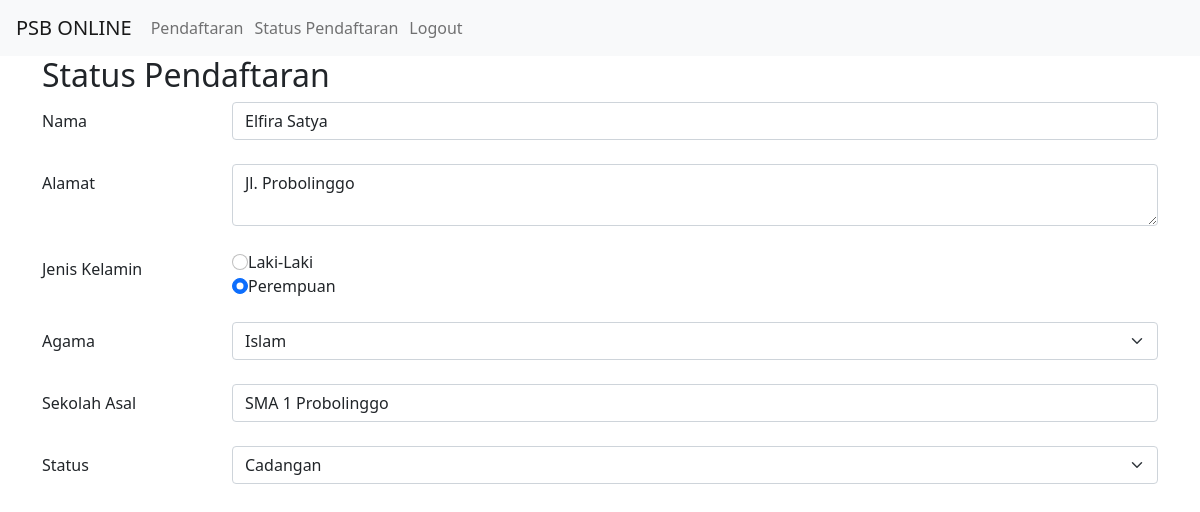
/index.php?p=view (signed in), run on the app's committed database.
### tables this page shows
CREATE TABLE `siswa` (
  `id_siswa` int(11) NOT NULL,
  `nama_siswa` varchar(50) NOT NULL,
  `alamat` varchar(150) NOT NULL,
  `jenis_kelamin` enum('L','P') NOT NULL,
  `agama` varchar(15) NOT NULL,
  `sekolah_asal` varchar(50) NOT NULL,
  `status` varchar(20) NOT NULL
);

### pages/view.php (the view, shortened to what this page needs)
<?php
    include"koneksi.php";
    $query=mysqli_query($db,"SELECT*FROM siswa");
    $isi=mysqli_fetch_array($query);
?>
<div class="container">
    <h2>Status Pendaftaran</h2>
    <form action="proses/peserta-edit.php" method="POST" enctype="multipart/form-data">
        <div class="form-group row mb-4">
            <label for="name" class="col-sm-2 col-form-label">Nama</label>
            <div class="col-sm-10">
                <input type="text" class="form-control" id="name" placeholder="Nama" name="nama_siswa" value="<?php echo $isi['nama_siswa']?>">
            </div>
        </div>
        <div class="form-group row mb-4">
            <label for="alamat" class="col-sm-2 col-form-label">Alamat</label>
            <div class="col-sm-10">
                <textarea class="form-control" id="alamat" placeholder="Alamat" rows="2" name="alamat"><?php echo $isi['alamat']?></textarea>
            </div>
        </div>
        <div class="form-group row mb-4">
            <label for="gender" class="col-sm-2 col-form-label">Jenis Kelamin</label>
            <div class="col-sm-10">
                <?php
                    if ($isi['jenis_kelamin']=="L") {
                        echo"<input type='radio' class='form-check-input' value='L' name='jenis_kelamin' checked>Laki-Laki</input><br>
                        <input type='radio' class='form-check-input' value='P' name='jenis_kelamin'>Perempuan</input>";
                    }elseif ($isi['jenis_kelamin']=="P") {
                        echo"<input type='radio' class='form-check-input' value='L' name='jenis_kelamin' >Laki-Laki</input><br>
                        <input type='radio' class='form-check-input' value='P' name='jenis_kelamin' checked>Perempuan</input>";
                    }
                ?>
            </div>
        </div>
        <div class="form-group row mb-4">
            <label for="agama" class="col-sm-2 col-form-label">Agama</label>
            <div class="col-sm-10">
                <select class="form-select" id="agama" placeholder="Agama" name='agama'>
                    <option value="<?php echo $isi['agama']?>"><?php echo $isi['agama']?></option>
                </select>
            </div>
        </div>
        <div class="form-group row mb-4">
            <label for="school" class="col-sm-2 col-form-label">Sekolah Asal</label>
            <div class="col-sm-10">
                <input type="text" class="form-control" id="school" placeholder="Sekolah Asal" name="sekolah_asal" value="<?php echo $isi['sekolah_asal']?>">
            </div>
        </div>
        <div class="form-group row mb-4">
            <label for="status" class="col-sm-2 col-form-label">Status</label>
            <div class="col-sm-10">
                <select class="form-select" id="status" placeholder="status" name='status'>
                    <option value="<?php echo $isi['status']?>"><?php echo $isi['status']?></option>
                </select>
            </div>
        </div>
       </form>
</div>

### data on the page
siswa: nama_siswa "Elfira Satya", alamat "Jl. Probolinggo", agama "Islam", sekolah_asal "SMA 1 Probolinggo", status "Cadangan"
